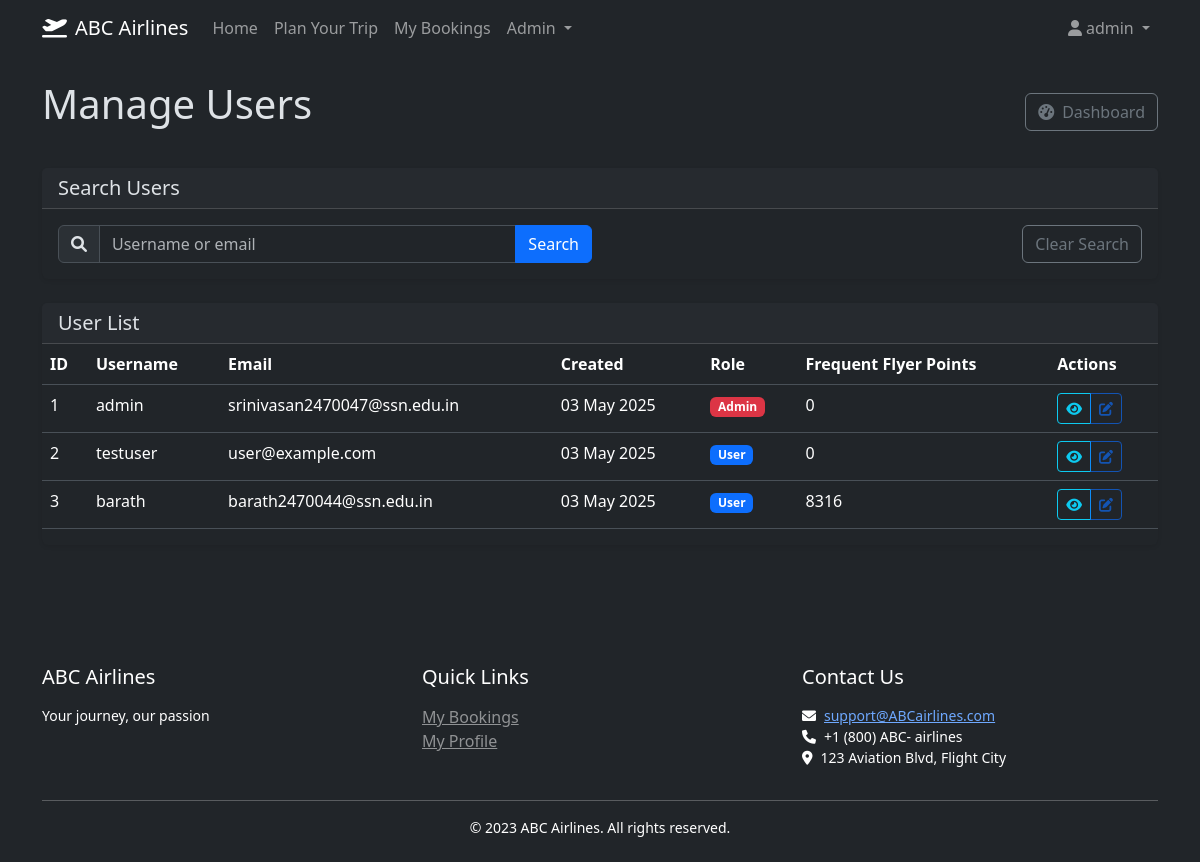
Before: /admin/users (signed in) with the older database file.
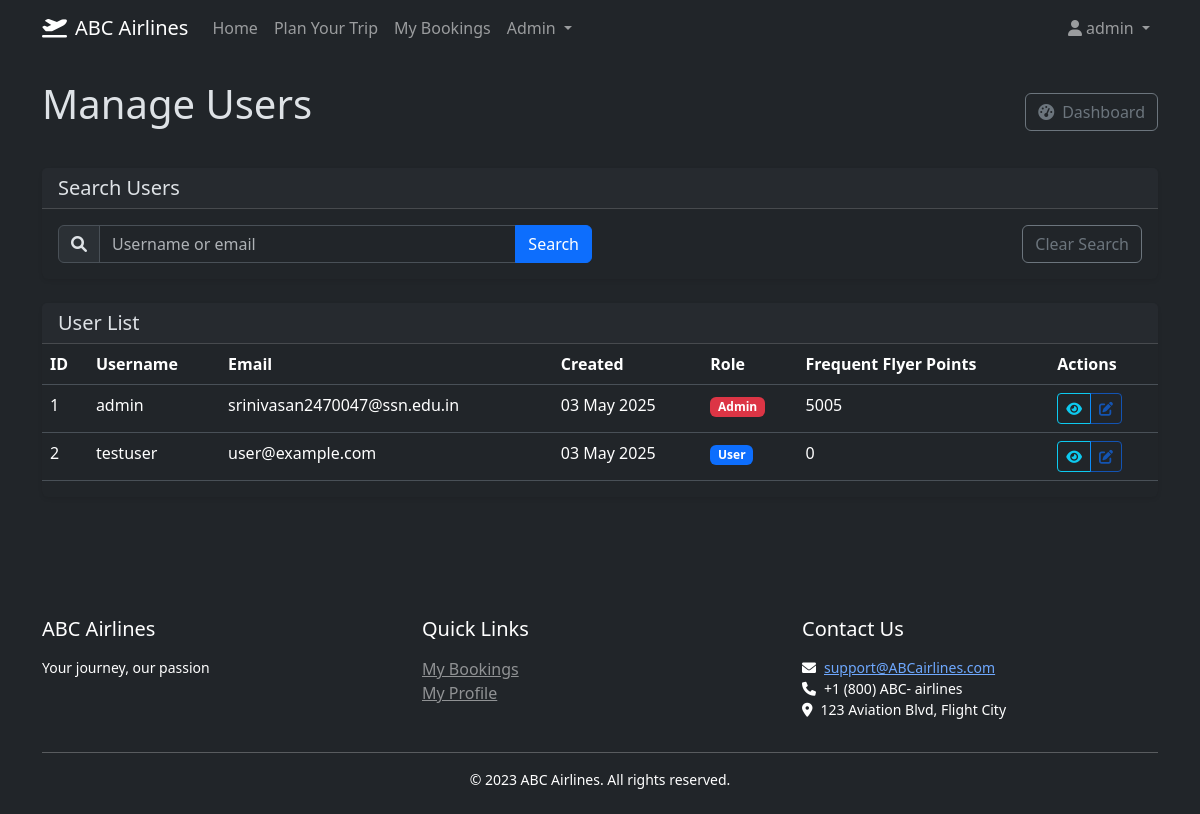
After: the same page with the newer database file.
### models.py (models this page shows, shortened)
class User(UserMixin, db.Model):
    __tablename__ = 'users'
    id = db.Column(db.Integer, primary_key=True)
    username = db.Column(db.String(80), unique=True, nullable=False)
    email = db.Column(db.String(120), unique=True, nullable=False)
    password_hash = db.Column(db.String(128), nullable=False)
    is_admin = db.Column(db.Boolean, default=False)
    frequent_flyer_points = db.Column(db.Integer, default=0)
    created_at = db.Column(db.DateTime, nullable=False, default=datetime.utcnow)  # Add created_at
    bookings = db.relationship('Booking', backref='user', lazy=True)

### routes.py (the view, shortened to what this page needs)
@app.route('/admin/users')
@login_required
def admin_users():
    if not current_user.is_admin:
        flash('Access denied', 'danger')
        return redirect(url_for('index'))
    search = request.args.get('search', '')
    query = User.query
    filtered_users = query.all()
    return render_template(
        'admin/users.html',
        users=filtered_users,
        search=search
    )

### app.py (called while the page is built)
@login_manager.user_loader
def load_user(user_id):
    from models import User
    return User.query.get(int(user_id))

### routes.py (called while the page is built)
@app.context_processor
def utility_processor():
    return {
        'format_datetime': format_datetime,
        'format_date': format_date,
        'format_time': format_time,
        'format_price': format_price
    }

### templates/admin/users.html (shortened to what this page needs)
{% extends "base.html" %}
{% block content %}
<div class="mb-4">
    <div class="d-flex justify-content-between align-items-center mb-4">
        <h1>Manage Users</h1>
        <a href="{{ url_for('admin_dashboard') }}" class="btn btn-outline-secondary">
            <i class="fas fa-tachometer-alt me-2"></i>Dashboard
        </a>
    </div>
    <div class="card mb-4">
        <div class="card-header">
            <h5 class="card-title mb-0">Search Users</h5>
        </div>
        <div class="card-body">
            <form action="{{ url_for('admin_users') }}" method="get" class="row g-3">
                <div class="col-md-6">
                    <div class="input-group">
                        <span class="input-group-text"><i class="fas fa-search"></i></span>
                        <input type="text" class="form-control" name="search" value="{{ search }}" placeholder="Username or email">
                        <button type="submit" class="btn btn-primary">Search</button>
                    </div>
                </div>
                <div class="col-md-6 text-end">
                    <a href="{{ url_for('admin_users') }}" class="btn btn-outline-secondary">Clear Search</a>
                </div>
            </form>
        </div>
    </div>
    <div class="card">
        <div class="card-header">
            <h5 class="mb-0">User List</h5>
        </div>
        <div class="table-responsive">
            <table class="table table-hover">
                <thead>
                    <tr>
                        <th>ID</th>
                        <th>Username</th>
                        <th>Email</th>
                        <th>Created</th>
                        <th>Role</th>
                        <th>Frequent Flyer Points</th>
                        <th>Actions</th>
                    </tr>
                </thead>
                <tbody>
                    {% for user in users %}
                    <tr>
                        <td>{{ user.id }}</td>
                        <td>{{ user.username }}</td>
                        <td>{{ user.email }}</td>
                        <td>{{ user.created_at.strftime('%d %b %Y') }}</td>
                        <td>
                            <span class="badge {{ 'bg-danger' if user.is_admin else 'bg-primary' }}">
                                {{ 'Admin' if user.is_admin else 'User' }}
                            </span>
                        </td>
                        <td>{{ user.frequent_flyer_points }}</td>
                        <td>
                            <div class="btn-group btn-group-sm">
                                <button type="button" class="btn btn-outline-info" title="View User" data-bs-toggle="modal" data-bs-target="#viewUserModal{{ user.id }}">
                                    <i class="fas fa-eye"></i>
                                </button>
                                <button type="button" class="btn btn-outline-primary" title="Edit User" disabled>
                                    <i class="fas fa-edit"></i>
                                </button>
                            </div>
                        </td>
                    </tr>
                    {% endfor %}
                </tbody>
            </table>
        </div>
    </div>
</div>
{% endblock %}

### templates/base.html (shortened to what this page needs)
<!DOCTYPE html>
<html lang="en" data-bs-theme="dark">
<head>
    <link rel="stylesheet" href="https://cdn.jsdelivr.net/npm/bootstrap@5.3.3/dist/css/bootstrap.min.css">
    <link rel="stylesheet" href="https://cdnjs.cloudflare.com/ajax/libs/font-awesome/6.0.0/css/all.min.css">
    <link rel="stylesheet" href="{{ url_for('static', filename='css/custom.css') }}">
</head>
<body>
    <nav class="navbar navbar-expand-lg navbar-dark bg-dark mb-4">
        <div class="container">
            <a class="navbar-brand" href="{{ url_for('index') }}">
                <i class="fas fa-plane-departure me-2"></i>ABC Airlines
            </a>
            <div class="collapse navbar-collapse" id="navbarNav">
                <ul class="navbar-nav me-auto">
                    <li class="nav-item">
                        <a class="nav-link" href="{{ url_for('index') }}">Home</a>
                    </li>
                    <li class="nav-item">
                        <button class="btn btn-link nav-link" data-bs-toggle="modal" data-bs-target="#travelModal">Plan Your Trip</button>
                    </li>
                    {% if current_user.is_authenticated %}
                    <li class="nav-item">
                        <a class="nav-link" href="{{ url_for('my_bookings') }}">My Bookings</a>
                    </li>
                    {% endif %}
                    {% if current_user.is_authenticated and current_user.is_admin %}
                    <li class="nav-item dropdown">
                        <a class="nav-link dropdown-toggle" href="#" id="adminDropdown" role="button" data-bs-toggle="dropdown">
                            Admin
                        </a>
                    </li>
                    {% endif %}
                </ul>
                <ul class="navbar-nav">
                    {% if current_user.is_authenticated %}
                    <li class="nav-item dropdown">
                        <a class="nav-link dropdown-toggle" href="#" id="userDropdown" role="button" data-bs-toggle="dropdown">
                            <i class="fas fa-user me-1"></i>{{ current_user.username }}
                        </a>
                    </li>
                    {% endif %}
                </ul>
            </div>
        </div>
    </nav>
    <main class="container pb-4">
        {% block content %}{% endblock %}
    </main>
    <footer class="bg-dark text-white mt-5 py-4">
        <div class="container">
            <div class="row">
                <div class="col-md-4">
                    <h5>ABC Airlines</h5>
                    <p class="small">Your journey, our passion</p>
                </div>
                <div class="col-md-4">
                    <h5>Quick Links</h5>
                    <ul class="list-unstyled">
                        {% if current_user.is_authenticated %}
                        <li><a href="{{ url_for('my_bookings') }}" class="text-white-50">My Bookings</a></li>
                        <li><a href="{{ url_for('profile') }}" class="text-white-50">My Profile</a></li>
                        {% else %}
                        <li><a href="{{ url_for('login') }}" class="text-white-50">Login</a></li>
                        <li><a href="{{ url_for('register') }}" class="text-white-50">Register</a></li>
                        {% endif %}
                    </ul>
                </div>
                <div class="col-md-4">
                    <h5>Contact Us</h5>
                    <p class="small">
                        <i class="fas fa-envelope me-2"></i><a href="mailto:support@ABCairlines.com">support@ABCairlines.com</a><br>
                        <i class="fas fa-phone me-2"></i>+1 (800) ABC- airlines<br>
                        <i class="fas fa-map-marker-alt me-2"></i>123 Aviation Blvd, Flight City
                    </p>
                </div>
            </div>
            <hr class="my-3">
            <div class="text-center">
                <p class="small mb-0">&copy; 2023 ABC Airlines. All rights reserved.</p>
            </div>
        </div>
    </footer>
</body>
</html>

Changed rows visible on the page:
removed User: id "3", username "barath", email "barath2470044@ssn.edu.in", created_at "03 May 2025", is_admin "User", frequent_flyer_points "8316"
changed User "admin": frequent_flyer_points "0" → "5005"
